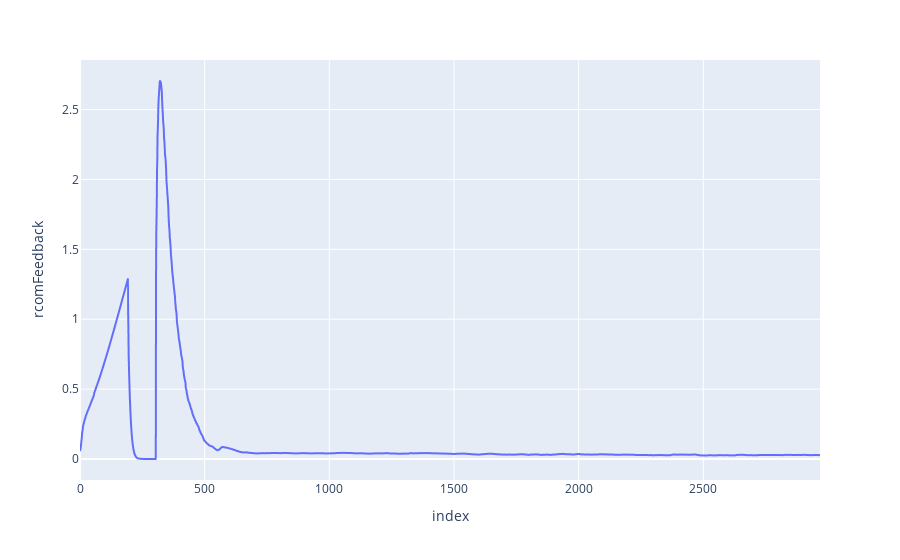

Notebook code cell kept with this figure:
### Code cell
fig = px.line(p_trocar_error, x=df_fb.index, y='rcomFeedback')
fig.show()

### Figure 1 — Plotly figure (JSON) as saved in the notebook; plotly's stock layout.template omitted (floating-point values rounded to 4 significant figures; data arrays with more than 128 entries replaced by an {"elided": "..."} marker saying what was removed)
{"data": [{"hovertemplate": "index=%{x}<br>rcomFeedback=%{y}<extra></extra>", "legendgroup": "", "line": {"color": "#636efa", "dash": "solid"}, "mode": "lines", "name": "", "showlegend": false, "type": "scattergl", "x": {"elided": "2969 int values"}, "xaxis": "x", "y": {"elided": "2969 float values"}, "yaxis": "y"}], "layout": {"legend": {"tracegroupgap": 0}, "margin": {"t": 60}, "xaxis": {"anchor": "y", "domain": [0, 1], "title": {"text": "index"}}, "yaxis": {"anchor": "x", "domain": [0, 1], "title": {"text": "rcomFeedback"}}}}
